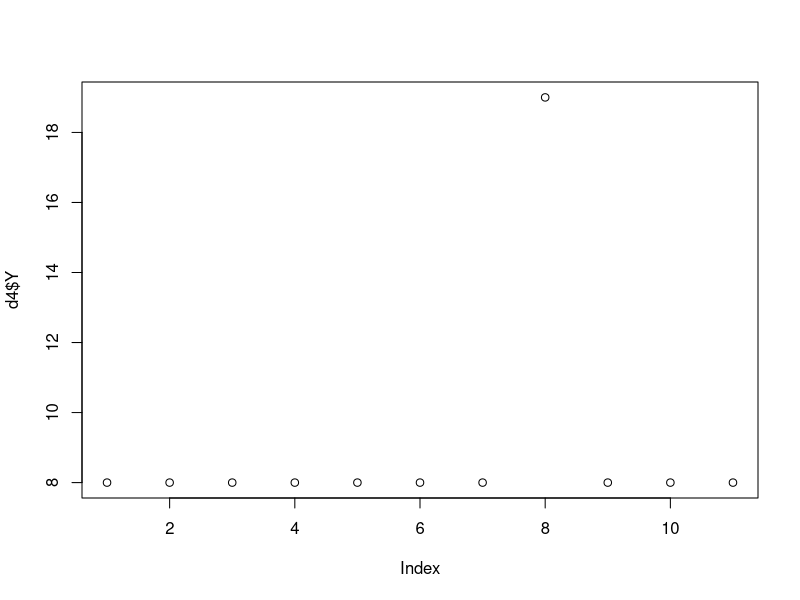

The R source for this figure:

# Conjunto de datos para correlacion --------------------------------------

#26/09/2023


# Crear la base de datos  -------------------------------------------------

x <- c(8, 8, 8, 8, 8, 8, 8, 19, 8, 8, 8)
y <- c(6.58, 5.76, 7.71, 8.84, 8.47, 7.04, 5.25, 12.50, 5.56, 7.91, 6.8)



# Crear un data.frame con las variables x and y ---------------------------

d4 <- data.frame(x,y)
d4


# Estadisticas descriptivas -----------------------------------------------

mean(d4$x); var(d4$x)
mean(d4$y); var(d4$y)


# Aplicar Correlacion -----------------------------------------------------

cor.test(d4$x, d4$y)


# Grafica -----------------------------------------------------------------

plot(d4$x, d4$Y) 





